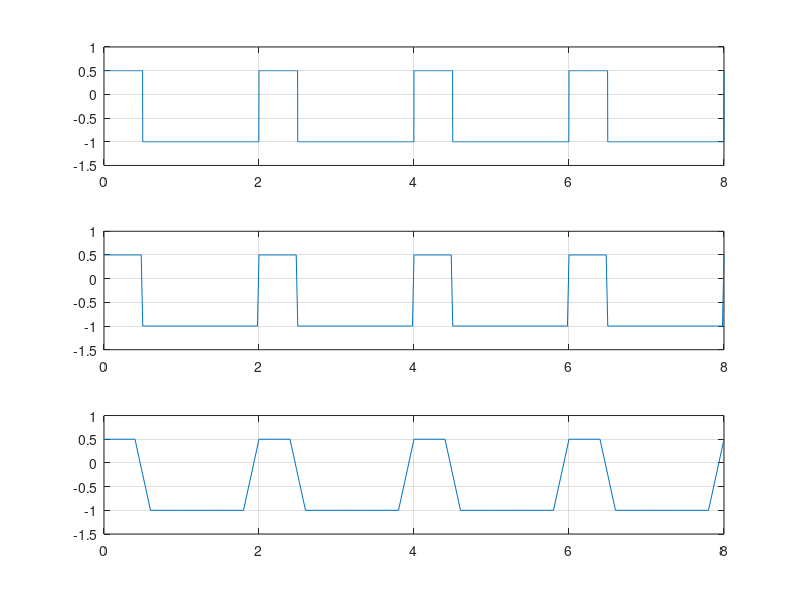

This figure's MATLAB source:
%1)Dreptunghiular
%2ms
F=0.5;
t1=0:0.002:8 %durata 8 secunde cu pas 2ms
s1=square(2*pi*F*t1,25);

for i=1:1:length(s1) %parcurgem vectorul
    if s1(i:i)>0 %daca valoare semanlului e mai mare ca 0
        s1(i:i)=s1(i:i)/2; %valoarea sa se imparte la doi deoarce functia square da valori semnalului intre 1 si -1 iar valoarea ceruta este 0.5
    end
end

subplot(3,1,1)
plot(t1,s1)
grid
axis([0 8 -1.5 1])

%20ms
t2=0:0.02:8 
s2=square(2*pi*F*t2,25);

for i=1:1:length(s2) 
    if s2(i:i)>0 
        s2(i:i)=s2(i:i)/2; 
    end
end



subplot(3,1,2)
plot(t2,s2)
grid
axis([0 8 -1.5 1])

%200ms
t3=0:0.2:8 
s3=square(2*pi*F*t3,25);

for i=1:1:length(s3) 
    if s3(i:i)>0 
        s3(i:i)=s3(i:i)/2; 
    end
end

subplot(3,1,3)
plot(t3,s3)
grid
axis([0 8 -1.5 1])